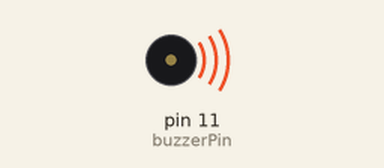
Simulated run of this sketch. Board: Arduino Uno, built with avr-gcc and run on an emulated ATmega328P. Parts: buzzer (waves = sounding).

Above: at 0.5 s.
At 23.5 s:
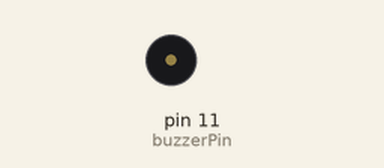
Timing chart, 0 to 26.0 s (numbered marks = the images above):
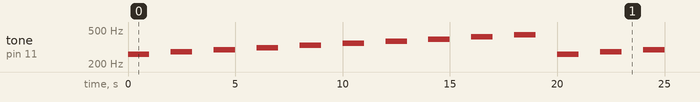

The sketch:

Exercise_4_Buzzers.ino
```cpp
//************************************************************ EXERCISE 4: Active & Passive Buzzers ************************************************************

//Passive Buzzers:
//Part 1:
// (NOTE TONE FUNCTIONS SHOULD NOT BE USED ON ACTIVE BUZZERS)

int buzzerPin = 11;
void setup(){
  pinMode(buzzerPin, OUTPUT);
}

void loop(){
  // Tone() Functions
  tone(buzzerPin, 261); //Middle C
  delay(1000);
  noTone(buzzerPin);
  delay(1000);

  tone(buzzerPin, 277); //C#
  delay(1000);
  noTone(buzzerPin);
  delay(1000);

  tone(buzzerPin, 294); //D
  delay(1000);
  noTone(buzzerPin);
  delay(1000);

  tone(buzzerPin, 311); //D#
  delay(1000);
  noTone(buzzerPin);
  delay(1000);

  tone(buzzerPin, 330); //E
  delay(1000);
  noTone(buzzerPin);
  delay(1000);

  tone(buzzerPin, 349); //F
  delay(1000);
  noTone(buzzerPin);
  delay(1000);

  tone(buzzerPin, 370); //F#
  delay(1000);
  noTone(buzzerPin);
  delay(1000);

  tone(buzzerPin, 392); //G
  delay(1000);
  noTone(buzzerPin);
  delay(1000);

  tone(buzzerPin, 415); //G#
  delay(1000);
  noTone(buzzerPin);
  delay(1000);

  tone(buzzerPin, 440); //A
  delay(1000);
  noTone(buzzerPin);
  delay(1000);
}


#include "pitches.h" // Includes the pitches.h file content into this .ino file (Don't comment out for the passive buzzer files)

// int bpin = 11;  // Defining variable for buzzer pin as the output
// #define C 262
// #define CSH 277
// #define D 294
// #define DSH 311
// #define E 330
// #define F 349
// #define FSH 370
// #define G 392
// #define GSH 415
// #define A 440
// #define ASH 466
// #define B 494
// #define NOTE_C5  523
// #define HF 750
// #define HFD HF+HF/2
// #define QT 375
// #define QTD QT+QT/2
// #define ET WH/8
// #define ETD ET+ET/2
// #define ST 94
// #define WH 1500


// void tlet(int pin, int let, int del){ // function for playing the Tone with the Letter input
//   tone(pin,let,del); // plays tone on a specific pin, frequency, and delay
//   int pause = del *1.30; // calculates the pause needed before the next tone
//   delay(pause); // plays the pause with the tone so that there is enough room for another tone to play after
//   noTone(pin); // stops the current tone being played at that frequency
// }

// void setup(){
//   pinMode(bpin,OUTPUT); // Setting up the buzzer pin as the output
// }

// //Twinkle Twinkle Little Star
// void loop(){
//   tlet(bpin,NOTE_C4,QT);
//   tlet(bpin,NOTE_C4,QT);
//   tlet(bpin,NOTE_G4,QT);
//   tlet(bpin,NOTE_G4,QT);
//   tlet(bpin,NOTE_A4,QT);
//   tlet(bpin,NOTE_A4,QT);
//   tlet(bpin,NOTE_G4,HF);
//   tlet(bpin,NOTE_F4,QT);
//   tlet(bpin,NOTE_F4,QT);
//   tlet(bpin,NOTE_E4,QT);
//   tlet(bpin,NOTE_E4,QT);
//   tlet(bpin,NOTE_D4,QT);
//   tlet(bpin,NOTE_D4,QT);
//   tlet(bpin,NOTE_C4,HF);

//   tlet(bpin,NOTE_G4,QT);
//   tlet(bpin,NOTE_G4,QT);
//   tlet(bpin,NOTE_F4,QT);
//   tlet(bpin,NOTE_F4,QT);
//   tlet(bpin,NOTE_E4,QT);
//   tlet(bpin,NOTE_E4,QT);
//   tlet(bpin,NOTE_D4,HF);

//   tlet(bpin,NOTE_G4,QT);
//   tlet(bpin,NOTE_G4,QT);
//   tlet(bpin,NOTE_F4,QT);
//   tlet(bpin,NOTE_F4,QT);
//   tlet(bpin,NOTE_E4,QT);
//   tlet(bpin,NOTE_E4,QT);
//   tlet(bpin,NOTE_D4,HF);

//   tlet(bpin,NOTE_C4,QT);
//   tlet(bpin,NOTE_C4,QT);
//   tlet(bpin,NOTE_G4,QT);
//   tlet(bpin,NOTE_G4,QT);
//   tlet(bpin,NOTE_A4,QT);
//   tlet(bpin,NOTE_A4,QT);
//   tlet(bpin,NOTE_G4,HF);

//   tlet(bpin,NOTE_F4,QT);
//   tlet(bpin,NOTE_F4,QT);
//   tlet(bpin,NOTE_E4,QT);
//   tlet(bpin,NOTE_E4,QT);

//   tlet(bpin,NOTE_D4,QT);
//   tlet(bpin,NOTE_D4,QT);
//   tlet(bpin,NOTE_C4,HF);
// }

// // Keep setup the same but comment out last loop

//This code is for O Canada
// void loop(){
//   tlet(bpin,E,HF);//O
//   tlet(bpin,G,QTD);//Can
//   tlet(bpin,G,ET);//a
//   tlet(bpin,C,HFD);//da!
//   tlet(bpin,D,QT);//Our
//   tlet(bpin,E,QT);//home
//   tlet(bpin,F,QT);//and
//   tlet(bpin,G,QT);//na
//   tlet(bpin,A,QT);//-tive
//   tlet(bpin,D,HFD);//land!
//   delay(QT);
//   tlet(bpin,E,HF);//True
//   tlet(bpin,FSH,QTD);//pa
//   tlet(bpin,FSH,ET);///-triot
//   tlet(bpin,G,HFD);//love
//   tlet(bpin,A,QT);//in
//   tlet(bpin,B,QT);//all
//   tlet(bpin,B,QT);//thy
//   tlet(bpin,A,QT);//sons
//   tlet(bpin,A,QT);//com
//   tlet(bpin,G,HFD);//mand
//   tlet(bpin,D,ETD);//With___
//   tlet(bpin,E,ST);//___
//   tlet(bpin,F,QTD);//glow-
//   tlet(bpin,E,ET);//ing
//   tlet(bpin,D,QT);//hearts
//   tlet(bpin,E,ETD);//we__
//   tlet(bpin,F,ST);//__
//   tlet(bpin,G,QTD);//see
//   tlet(bpin,F,ET);//the
//   tlet(bpin,E,QT);//rise
//   tlet(bpin,F,ETD);//The__
//   tlet(bpin,G,ST);//__
//   tlet(bpin,A,QT);//True
//   tlet(bpin,G,QT);//North
//   tlet(bpin,F,QT);//strong
//   tlet(bpin,E,QT);//and
//   tlet(bpin,D,HFD);//free!
//   tlet(bpin,D,ETD);//from__
//   tlet(bpin,E,ST);//__
//   tlet(bpin,F,QTD);//far
//   tlet(bpin,E,ET);//and
//   tlet(bpin,D,QT);//wide.
//   tlet(bpin,E,ETD);//O__
//   tlet(bpin,F,ST);//__
//   tlet(bpin,G,QTD);//Can
//   tlet(bpin,F,ET);//a
//   tlet(bpin,E,QT);//da
//   tlet(bpin,E,QT);//we
//   tlet(bpin,D,QT);//stand
//   tlet(bpin,G,QT);//on
//   tlet(bpin,G,ET);//gaurd___
//   tlet(bpin,FSH,ET);//___
//   tlet(bpin,E,ET);//for___
//   tlet(bpin,FSH,ET);//___
//   tlet(bpin,G,HFD);//thee
//   delay(QT);
//   tlet(bpin,E,HF);//God
//   tlet(bpin,G,QTD);//keep
//   tlet(bpin,G,ET);//our
//   tlet(bpin,C,HFD);//land
//   delay(QT);
//   tlet(bpin,F,HF);//glo
//   tlet(bpin,A,QTD);//-rious
//   tlet(bpin,A,ET);//and
//   tlet(bpin,D,HFD);//free
//   delay(QT);
//   tlet(bpin,G,HF);//O
//   tlet(bpin,GSH,QTD);//Can
//   tlet(bpin,GSH,ET);//a
//   tlet(bpin,A,QT);//da
//   tlet(bpin,F,QT);//we
//   tlet(bpin,E,QT);//stand
//   tlet(bpin,D,QT);//on
//   tlet(bpin,C,HF);//gaurd
//   tlet(bpin,D,HF);//for
//   tlet(bpin,E,HFD);//thee
//   delay(QT);
//   tlet(bpin,G,HF);//O
//   tlet(bpin,NOTE_C5,QTD);//Can
//   tlet(bpin,NOTE_C5,ET);//a
//   tlet(bpin,A,QT);//da
//   tlet(bpin,F,QT);//we
//   tlet(bpin,E,QT);//stand
//   tlet(bpin,D,QT);//on
//   tlet(bpin,G,HF);//gaurd
//   tlet(bpin,B,HF);//for
//   tlet(bpin,C,HFD);//thee
//   delay(QT);
// }


// // Part 2:
// // Comment the setup and definitions from before out since we are redefining them here with additional info

// int bp = 11; // buzzer pin variable defineing which pin we are going to use
// #define R 4
// #define G 3
// #define B 2
// #define NA 7 // value for nothing
// #define W 10 // value for white

// #define HF WH/2     //Half Note (length of the note from a whole is /2)
// #define HFD HF+HF/2 //Hlaf Note Dotted (means the note length + note length/2)
// #define QT WH/4     //Quarter Note (length of the note from a whole is /4)
// #define QTD QT+QT/2 //Quarted Note Dotted (means the note length +note length/2)
// #define ET WH/8     //Eight Note (length of the note from a whole is /8)
// #define ETD ET+ET/2 //Eight Note Dotted (means the note length + note length/2)
// #define ST WH/16    //Sixteenth Note (length of the note from a whole is /16)
// #define WH 1500     //Whole Note which is the length of time a full note would take

// void tlet(int pin, int let, int del, int CL){
//   if(CL==W){
//     tone(pin,let,del);
//     int pause = del *1.30;
//     digitalWrite(R,HIGH);
//     digitalWrite(G,HIGH);
//     digitalWrite(B,HIGH);
//     delay(pause);
//     digitalWrite(R,LOW);
//     digitalWrite(G,LOW);
//     digitalWrite(B,LOW);
//   noTone(pin);
//   }
//   else{
//     tone(pin,let,del);
//     int pause = del *1.30;
//     digitalWrite(CL,HIGH);
//     delay(pause);
//     digitalWrite(CL,LOW);
//     noTone(pin);
//   }
// }


// void setup(){ // used to play the song only once
//   pinMode(R,OUTPUT);
//   pinMode(G,OUTPUT);
//   pinMode(B,OUTPUT);
//   tlet(bp,NOTE_C4,ETD,R);//Hap
//   tlet(bp,NOTE_C4,ST,R);//py
//   tlet(bp,NOTE_D4,QT,R);//birth
//   tlet(bp,NOTE_C4,QT,R);//day
//   tlet(bp,NOTE_F4,QT,R);//to
//   tlet(bp,NOTE_E4,HF,R);//you
//   tlet(bp,NOTE_C4,ETD,R);//hap
//   tlet(bp,NOTE_C4,ST,R);//py
//   tlet(bp,NOTE_D4,QT,R);//birth
//   tlet(bp,NOTE_C4,QT,R);//day
//   tlet(bp,NOTE_G4,QT,R);//to
//   tlet(bp,NOTE_F4,HF,R);//you
//   tlet(bp,NOTE_C4,ETD,R);//hap
//   tlet(bp,NOTE_C4,ST,R);//py
//   tlet(bp,NOTE_C5,QT,R);//birth
//   tlet(bp,NOTE_A4,QT,R);//day
//   tlet(bp,NOTE_F4,QT,R);//dear
//   tlet(bp,NOTE_E4,QT,R);//...
//   tlet(bp,NOTE_D4,QT,R);//...
//   tlet(bp,NOTE_B4,ETD,R);//hap
//   tlet(bp,NOTE_B4,ST,R);//py
//   tlet(bp,NOTE_A4,QT,R);//birth
//   tlet(bp,NOTE_F4,QT,R);//day
//   tlet(bp,NOTE_G4,QT,R);//to
//   tlet(bp,NOTE_F4,HF,R);//you
//   delay(QT);//rest
// }

// void loop(){} // no functions used here since the code plays once in th setup only in this example but its still required to be called


// void setup(){ // used to setup the outputs without the song playing and it being expected to play in the loop function
//   pinMode(R,OUTPUT);
//   pinMode(G,OUTPUT);
//   pinMode(B,OUTPUT);
// }


// // Merry Christmas
// void loop(){
//   tlet(bp,NOTE_D4,QT,R); //We
//   tlet(bp,NOTE_G4,QT,G); //Wish
//   tlet(bp,NOTE_G4,ET,R); //You
//   tlet(bp,NOTE_A4,ET,G); //a
//   tlet(bp,NOTE_G4,ET,W); //mer-
//   tlet(bp,NOTE_FS4,ET,W); //-ry
//   tlet(bp,NOTE_E4,QT,W); //Christ-
//   tlet(bp,NOTE_E4,QT,W); //-mas
//   tlet(bp,NOTE_E4,QT,R); //we
//   tlet(bp,NOTE_A4,QT,G); //wish
//   tlet(bp,NOTE_A4,ET,R); //you
//   tlet(bp,NOTE_B4,ET,G); //a
//   tlet(bp,NOTE_A4,ET,W); //mer-
//   tlet(bp,NOTE_G4,ET,W); //-ry
//   tlet(bp,NOTE_FS4,QT,W); //christ-
//   tlet(bp,NOTE_D4,QT,W); //-mas
//   tlet(bp,NOTE_D4,QT,G); //we
//   tlet(bp,NOTE_B4,QT,R); //wish
//   tlet(bp,NOTE_B4,ET,G); //you
//   tlet(bp,NOTE_C5,ET,R); //a
//   tlet(bp,NOTE_B4,ET,W); //mer-
//   tlet(bp,NOTE_A4,ET,W); //-ry
//   tlet(bp,NOTE_G4,QT,W); //christ-
//   tlet(bp,NOTE_E4,QT,W); //-mas
//   tlet(bp,NOTE_D4,ET,G); //and
//   tlet(bp,NOTE_D4,ET,R); //a
//   tlet(bp,NOTE_E4,QT,W); //hap-
//   tlet(bp,NOTE_A4,QT,W); //-py
//   tlet(bp,NOTE_FS4,QT,G); //New
//   tlet(bp,NOTE_G4,HF,R); //Year!
// }

// // Happy Birthday
// void loop(){
//   tlet(bp,NOTE_C4,ETD,R);//Hap
//   tlet(bp,NOTE_C4,ST,R);//py
//   tlet(bp,NOTE_D4,QT,R);//birth
//   tlet(bp,NOTE_C4,QT,R);//day
//   tlet(bp,NOTE_F4,QT,R);//to
//   tlet(bp,NOTE_E4,HF,R);//you
//   tlet(bp,NOTE_C4,ETD,R);//hap
//   tlet(bp,NOTE_C4,ST,R);//py
//   tlet(bp,NOTE_D4,QT,R);//birth
//   tlet(bp,NOTE_C4,QT,R);//day
//   tlet(bp,NOTE_G4,QT,R);//to
//   tlet(bp,NOTE_F4,HF,R);//you
//   tlet(bp,NOTE_C4,ETD,R);//hap
//   tlet(bp,NOTE_C4,ST,R);//py
//   tlet(bp,NOTE_C5,QT,R);//birth
//   tlet(bp,NOTE_A4,QT,R);//day
//   tlet(bp,NOTE_F4,QT,R);//dear
//   tlet(bp,NOTE_E4,QT,R);//...
//   tlet(bp,NOTE_D4,QT,R);//...
//   tlet(bp,NOTE_B4,ETD,R);//hap
//   tlet(bp,NOTE_B4,ST,R);//py
//   tlet(bp,NOTE_A4,QT,R);//birth
//   tlet(bp,NOTE_F4,QT,R);//day
//   tlet(bp,NOTE_G4,QT,R);//to
//   tlet(bp,NOTE_F4,HF,R);//you
//   delay(QT);//rest
// }


// Intro Rick Roll
// void loop(){
//   tlet(bp,NOTE_D5,QTD,R);
//   tlet(bp,NOTE_E5,QTD,R);
//   tlet(bp,NOTE_A4,QT,R);
//   tlet(bp,NOTE_E5,QTD,R);
//   tlet(bp,NOTE_FS5,QTD,R);
//   tlet(bp,NOTE_A5,ST,R);
//   tlet(bp,NOTE_G5,ST,R);
//   tlet(bp,NOTE_FS5,ET,R);
//   tlet(bp,NOTE_D5,QTD,R);
//   tlet(bp,NOTE_E5,QTD,R);
//   tlet(bp,NOTE_A4,QT,R);
//   tlet(bp,NOTE_A4,QTD,R);
//   delay(QT);
//   tlet(bp,NOTE_A4,ST,R);
//   tlet(bp,NOTE_A4,ST,R);
//   tlet(bp,NOTE_B4,ST,R);
//   tlet(bp,NOTE_D5,ET,R);
//   tlet(bp,NOTE_D5,ST,R);
// }


// // Part 3:
// // Don't know if we will have time for this but it combines everything we learned

// #define R 4
// #define G 3
// #define B 2
// #define NA 0
// #define W 10 //


// #define HF WH/2     //Half Note (length of the note from a whole is /2)
// #define HFD HF+HF/2 //Hlaf Note Dotted (means the note length + note length/2)
// #define QT WH/4     //Quarter Note (length of the note from a whole is /4)
// #define QTD QT+QT/2 //Quarted Note Dotted (means the note length +note length/2)
// #define ET WH/8     //Eight Note (length of the note from a whole is /8)
// #define ETD ET+ET/2 //Eight Note Dotted (means the note length + note length/2)
// #define ST WH/16    //Sixteenth Note (length of the note from a whole is /16)
// #define WH 1500     //Whole Note which is the length of time a full note would take

// void tlet(int pin, int let, int del, int CL){
//   if(CL==W){
//     tone(pin,let,del);
//     int pause = del *1.30;
//     digitalWrite(R,HIGH);
//     digitalWrite(G,HIGH);
//     digitalWrite(B,HIGH);
//     delay(pause);
//     digitalWrite(R,LOW);
//     digitalWrite(G,LOW);
//     digitalWrite(B,LOW);
//     noTone(pin);
//   }
//   else{
//     tone(pin,let,del);
//     int pause = del *1.30;
//     digitalWrite(CL,HIGH);
//     delay(pause);
//     digitalWrite(CL,LOW);
//     noTone(pin);
//   }
// }


// int bp = 11; // buzzer pin variable defineing which pin we are going to use
// int buttonPin = 7; // button pin input
// int ledState = HIGH; // LEDstate [I THINK WE CAN PROBABLY REMOVE THIS]
// int lastButtonState = LOW; // input from last button set to low from the start
// int buttonState; // state of the current button input
// const int ledPin = 13;    // the number of the LED pin [I THINK WE CAN PROBABLY REMOVE THIS]


// unsigned long lastDebounceTime = 0;  // the last time the output pin was toggled
// unsigned long debounceDelay = 50;    // the debounce time; increase if the output flickers


// void setup() {
//   pinMode(R,OUTPUT);
//   pinMode(G,OUTPUT);
//   pinMode(B,OUTPUT);
//   pinMode(bp, OUTPUT);
//   pinMode(buttonPin, INPUT);
//   pinMode(ledPin, OUTPUT);
//   digitalWrite(ledPin, ledState);
// }

// void loop() {
//   int reading = digitalRead(buttonPin);
//   if (reading != lastButtonState) {
//     lastDebounceTime = millis(); // reset the debouncing timer
//   }

//   if ((millis() - lastDebounceTime) > debounceDelay) { // whatever the reading is at, it's been there for longer than the debounce delay, so take it as the actual current state:
//     // if the button state has changed:
//     if (reading != buttonState) {
//       buttonState = reading;
//       // only toggle the LED if the new button state is HIGH
//       if (buttonState == HIGH) {
//         tlet(bp,NOTE_D5,QTD,R);
//         tlet(bp,NOTE_E5,QTD,G);
//         tlet(bp,NOTE_A4,QT,B);
//         tlet(bp,NOTE_E5,QTD,R);
//         tlet(bp,NOTE_FS5,QTD,G);
//         tlet(bp,NOTE_A5,ST,B);
//         tlet(bp,NOTE_G5,ST,R);
//         tlet(bp,NOTE_FS5,ET,G);
//         tlet(bp,NOTE_D5,QTD,B);
//         tlet(bp,NOTE_E5,QTD,R);
//         tlet(bp,NOTE_A4,QT,G);
//         tlet(bp,NOTE_A4,QTD,B);
//         delay(QT);
//       }
//     }
//   }
//   lastButtonState = reading;
// }
```

pitches.h
```cpp
#define NOTE_B0  31
#define NOTE_C1  33
#define NOTE_CS1 35
#define NOTE_D1  37
#define NOTE_DS1 39
#define NOTE_E1  41
#define NOTE_F1  44
#define NOTE_FS1 46
#define NOTE_G1  49
#define NOTE_GS1 52
#define NOTE_A1  55
#define NOTE_AS1 58
#define NOTE_B1  62
#define NOTE_C2  65
#define NOTE_CS2 69
#define NOTE_D2  73
#define NOTE_DS2 78
#define NOTE_E2  82
#define NOTE_F2  87
#define NOTE_FS2 93
#define NOTE_G2  98
#define NOTE_GS2 104
#define NOTE_A2  110
#define NOTE_AS2 117
#define NOTE_B2  123
#define NOTE_C3  131
#define NOTE_CS3 139
#define NOTE_D3  147
#define NOTE_DS3 156
#define NOTE_E3  165
#define NOTE_F3  175
#define NOTE_FS3 185
#define NOTE_G3  196
#define NOTE_GS3 208
#define NOTE_A3  220
#define NOTE_AS3 233
#define NOTE_B3  247
#define NOTE_C4  262
#define NOTE_CS4 277
#define NOTE_D4  294
#define NOTE_DS4 311
#define NOTE_E4  330
#define NOTE_F4  349
#define NOTE_FS4 370
#define NOTE_G4  392
#define NOTE_GS4 415
#define NOTE_A4  440
#define NOTE_AS4 466
#define NOTE_B4  494
#define NOTE_C5  523
#define NOTE_CS5 554
#define NOTE_D5  587
#define NOTE_DS5 622
#define NOTE_E5  659
#define NOTE_F5  698
#define NOTE_FS5 740
#define NOTE_G5  784
#define NOTE_GS5 831
#define NOTE_A5  880
#define NOTE_AS5 932
#define NOTE_B5  988
#define NOTE_C6  1047
#define NOTE_CS6 1109
#define NOTE_D6  1175
#define NOTE_DS6 1245
#define NOTE_E6  1319
#define NOTE_F6  1397
#define NOTE_FS6 1480
#define NOTE_G6  1568
#define NOTE_GS6 1661
#define NOTE_A6  1760
#define NOTE_AS6 1865
#define NOTE_B6  1976
#define NOTE_C7  2093
#define NOTE_CS7 2217
#define NOTE_D7  2349
#define NOTE_DS7 2489
#define NOTE_E7  2637
#define NOTE_F7  2794
#define NOTE_FS7 2960
#define NOTE_G7  3136
#define NOTE_GS7 3322
#define NOTE_A7  3520
#define NOTE_AS7 3729
#define NOTE_B7  3951
#define NOTE_C8  4186
#define NOTE_CS8 4435
#define NOTE_D8  4699
#define NOTE_DS8 4978
```
